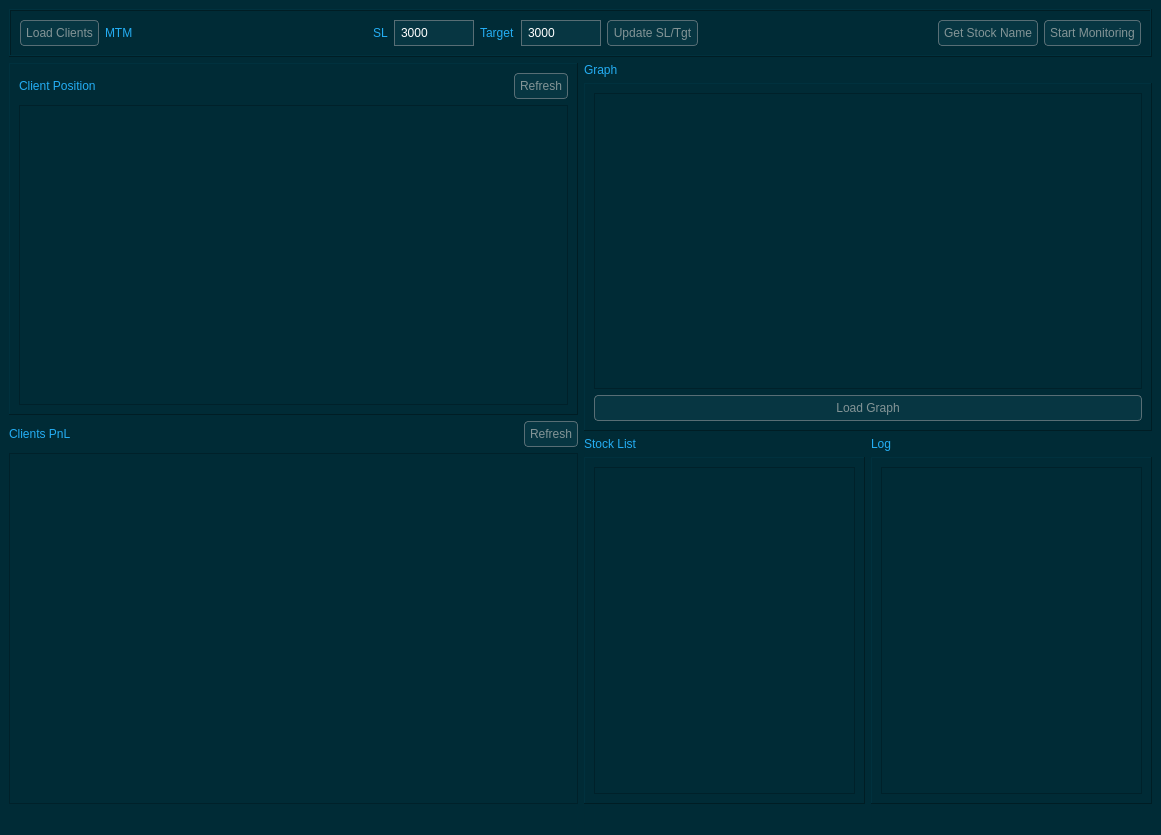
<?xml version="1.0" encoding="UTF-8"?>
<ui version="4.0">
 <class>MainWindow</class>
 <widget class="QMainWindow" name="MainWindow">
  <property name="geometry">
   <rect>
    <x>0</x>
    <y>0</y>
    <width>1161</width>
    <height>835</height>
   </rect>
  </property>
  <property name="windowTitle">
   <string>Intraday Dashboard</string>
  </property>
  <property name="styleSheet">
   <string notr="true">QTableView {
    background-color: #002B36;               /* Solarized base03 - background */
    alternate-background-color: #073642;    /* Solarized base02 - alternating rows */
    gridline-color: #586E75;                 /* Solarized base01 - grid lines */
    color: #839496;                          /* Solarized base0 - text color */
    font: 10pt &quot;Roboto Mono&quot;;                /* Improved font for trading */
}

QTableView QHeaderView::section {
    background-color: #073642;  /* Solarized base02 - header background */
    color: #839496;             /* Solarized base0 - header text */
    padding: 4px;
    border: 1px solid #002B36;  /* Border matching background */
    font: 11pt &quot;Roboto Mono&quot;;   /* Consistent font */
}

/* Generic app styling */
QWidget {
    background-color: #002B36;  /* Solarized base03 - background */
    font: 10pt &quot;Roboto Mono&quot;;   /* Improved readability */
    color: #839496;             /* Solarized base0 - text color */
}

QMainWindow {
    background-color: #002B36;  /* Solarized base03 - background */
    font: 10pt &quot;Roboto Mono&quot;;   /* Improved readability */
    color: #839496;             /* Solarized base0 - text color */
}

QPushButton {
    background-color: #073642;   /* Solarized base02 */
    color: #839496;              /* Solarized base0 */
    border: 1px solid #586E75;   /* Solarized base01 */
    padding: 5px;
    border-radius: 4px;
    font: 10pt &quot;Roboto Mono&quot;;    /* Consistent font */
}

QPushButton:hover {
    background-color: #586E75;   /* Solarized base01 */
    color: #EEE8D5;              /* Solarized base2 - lighter text on hover */
}

/* QLineEdit specific styling */
QLineEdit {
    background-color: #073642;   /* Solarized base02 */
    color: white;                /* White text */
    border: 1px solid #586E75;   /* Solarized base01 */
    padding: 4px;
    font: 10pt &quot;Roboto Mono&quot;;    /* Consistent font */
    selection-background-color: #586E75;  /* Selection highlight */
    selection-color: #EEE8D5;             /* Selection text color */
}

QComboBox, QTextEdit {
    background-color: #073642;   /* Solarized base02 */
    color: #839496;              /* Solarized base0 */
    border: 1px solid #586E75;   /* Solarized base01 */
    padding: 4px;
    font: 10pt &quot;Roboto Mono&quot;;    /* Consistent font */
    selection-background-color: #586E75;  /* Selection highlight */
    selection-color: #EEE8D5;             /* Selection text color */
}

/* QLabel custom styling */
QLabel {
    font: 10pt &quot;Roboto Mono&quot;;    /* Consistent font */
    color: #24adf3;              /* Light blue */
}
</string>
  </property>
  <widget class="QWidget" name="centralwidget">
   <layout class="QVBoxLayout" name="verticalLayout">
    <item>
     <widget class="QFrame" name="TopQFrame">
      <property name="maximumSize">
       <size>
        <width>16777215</width>
        <height>60</height>
       </size>
      </property>
      <property name="frameShape">
       <enum>QFrame::Box</enum>
      </property>
      <property name="frameShadow">
       <enum>QFrame::Raised</enum>
      </property>
      <layout class="QHBoxLayout" name="horizontalLayout">
       <item>
        <widget class="QPushButton" name="LoadClientButton">
         <property name="sizePolicy">
          <sizepolicy hsizetype="Maximum" vsizetype="Maximum">
           <horstretch>0</horstretch>
           <verstretch>0</verstretch>
          </sizepolicy>
         </property>
         <property name="text">
          <string>Load Clients</string>
         </property>
        </widget>
       </item>
       <item>
        <widget class="QLabel" name="MTMShowQLabel">
         <property name="sizePolicy">
          <sizepolicy hsizetype="Maximum" vsizetype="Maximum">
           <horstretch>0</horstretch>
           <verstretch>0</verstretch>
          </sizepolicy>
         </property>
         <property name="text">
          <string>MTM</string>
         </property>
        </widget>
       </item>
       <item>
        <spacer name="horizontalSpacer">
         <property name="orientation">
          <enum>Qt::Horizontal</enum>
         </property>
         <property name="sizeHint" stdset="0">
          <size>
           <width>40</width>
           <height>20</height>
          </size>
         </property>
        </spacer>
       </item>
       <item>
        <widget class="QLabel" name="SLLabel">
         <property name="sizePolicy">
          <sizepolicy hsizetype="Fixed" vsizetype="Preferred">
           <horstretch>0</horstretch>
           <verstretch>0</verstretch>
          </sizepolicy>
         </property>
         <property name="text">
          <string>SL</string>
         </property>
        </widget>
       </item>
       <item>
        <widget class="QLineEdit" name="SLQLine">
         <property name="sizePolicy">
          <sizepolicy hsizetype="Fixed" vsizetype="Fixed">
           <horstretch>0</horstretch>
           <verstretch>0</verstretch>
          </sizepolicy>
         </property>
         <property name="maximumSize">
          <size>
           <width>80</width>
           <height>16777215</height>
          </size>
         </property>
         <property name="text">
          <string>3000</string>
         </property>
        </widget>
       </item>
       <item>
        <widget class="QLabel" name="TargetLabel">
         <property name="sizePolicy">
          <sizepolicy hsizetype="Fixed" vsizetype="Preferred">
           <horstretch>0</horstretch>
           <verstretch>0</verstretch>
          </sizepolicy>
         </property>
         <property name="text">
          <string>Target</string>
         </property>
        </widget>
       </item>
       <item>
        <widget class="QLineEdit" name="TargetQEdit">
         <property name="sizePolicy">
          <sizepolicy hsizetype="Fixed" vsizetype="Fixed">
           <horstretch>0</horstretch>
           <verstretch>0</verstretch>
          </sizepolicy>
         </property>
         <property name="maximumSize">
          <size>
           <width>80</width>
           <height>16777215</height>
          </size>
         </property>
         <property name="text">
          <string>3000</string>
         </property>
        </widget>
       </item>
       <item>
        <widget class="QPushButton" name="UpdateSLTgtPushButton">
         <property name="text">
          <string>Update SL/Tgt</string>
         </property>
        </widget>
       </item>
       <item>
        <spacer name="horizontalSpacer_2">
         <property name="orientation">
          <enum>Qt::Horizontal</enum>
         </property>
         <property name="sizeHint" stdset="0">
          <size>
           <width>40</width>
           <height>20</height>
          </size>
         </property>
        </spacer>
       </item>
       <item>
        <widget class="QPushButton" name="GetStockNameButton">
         <property name="sizePolicy">
          <sizepolicy hsizetype="Maximum" vsizetype="Maximum">
           <horstretch>0</horstretch>
           <verstretch>0</verstretch>
          </sizepolicy>
         </property>
         <property name="text">
          <string>Get Stock Name</string>
         </property>
        </widget>
       </item>
       <item>
        <widget class="QPushButton" name="StartMonitoringButton">
         <property name="sizePolicy">
          <sizepolicy hsizetype="Maximum" vsizetype="Maximum">
           <horstretch>0</horstretch>
           <verstretch>0</verstretch>
          </sizepolicy>
         </property>
         <property name="text">
          <string>Start Monitoring</string>
         </property>
        </widget>
       </item>
      </layout>
     </widget>
    </item>
    <item>
     <layout class="QHBoxLayout" name="horizontalLayout_2">
      <item>
       <layout class="QVBoxLayout" name="verticalLayout_2">
        <item>
         <widget class="QFrame" name="PositionQframe">
          <property name="sizePolicy">
           <sizepolicy hsizetype="Expanding" vsizetype="Expanding">
            <horstretch>0</horstretch>
            <verstretch>0</verstretch>
           </sizepolicy>
          </property>
          <property name="frameShape">
           <enum>QFrame::Panel</enum>
          </property>
          <property name="frameShadow">
           <enum>QFrame::Raised</enum>
          </property>
          <layout class="QVBoxLayout" name="verticalLayout_4">
           <item>
            <layout class="QHBoxLayout" name="horizontalLayout_3">
             <item>
              <widget class="QLabel" name="ClientPositionQLabel">
               <property name="text">
                <string>Client Position</string>
               </property>
              </widget>
             </item>
             <item>
              <spacer name="horizontalSpacer_3">
               <property name="orientation">
                <enum>Qt::Horizontal</enum>
               </property>
               <property name="sizeHint" stdset="0">
                <size>
                 <width>40</width>
                 <height>20</height>
                </size>
               </property>
              </spacer>
             </item>
             <item>
              <widget class="QPushButton" name="PositionRefreshPushButton">
               <property name="text">
                <string>Refresh</string>
               </property>
              </widget>
             </item>
            </layout>
           </item>
           <item>
            <widget class="QTableWidget" name="PositionTable"/>
           </item>
          </layout>
         </widget>
        </item>
        <item>
         <layout class="QHBoxLayout" name="horizontalLayout_6">
          <item>
           <widget class="QLabel" name="ClientPnLQLabel">
            <property name="sizePolicy">
             <sizepolicy hsizetype="Fixed" vsizetype="Fixed">
              <horstretch>0</horstretch>
              <verstretch>0</verstretch>
             </sizepolicy>
            </property>
            <property name="text">
             <string>Clients PnL</string>
            </property>
           </widget>
          </item>
          <item>
           <spacer name="horizontalSpacer_4">
            <property name="orientation">
             <enum>Qt::Horizontal</enum>
            </property>
            <property name="sizeHint" stdset="0">
             <size>
              <width>40</width>
              <height>20</height>
             </size>
            </property>
           </spacer>
          </item>
          <item>
           <widget class="QPushButton" name="AllClientsRefreshPushButton">
            <property name="sizePolicy">
             <sizepolicy hsizetype="Fixed" vsizetype="Fixed">
              <horstretch>0</horstretch>
              <verstretch>0</verstretch>
             </sizepolicy>
            </property>
            <property name="text">
             <string>Refresh</string>
            </property>
           </widget>
          </item>
         </layout>
        </item>
        <item>
         <widget class="QTableWidget" name="ClientPositionTable">
          <property name="sizePolicy">
           <sizepolicy hsizetype="Expanding" vsizetype="Expanding">
            <horstretch>0</horstretch>
            <verstretch>0</verstretch>
           </sizepolicy>
          </property>
         </widget>
        </item>
       </layout>
      </item>
      <item>
       <layout class="QVBoxLayout" name="verticalLayout_3">
        <item>
         <widget class="QLabel" name="GraphQLabel">
          <property name="text">
           <string>Graph</string>
          </property>
         </widget>
        </item>
        <item>
         <widget class="QFrame" name="GraphFrame">
          <property name="sizePolicy">
           <sizepolicy hsizetype="Expanding" vsizetype="Expanding">
            <horstretch>0</horstretch>
            <verstretch>0</verstretch>
           </sizepolicy>
          </property>
          <property name="frameShape">
           <enum>QFrame::Panel</enum>
          </property>
          <property name="frameShadow">
           <enum>QFrame::Raised</enum>
          </property>
          <layout class="QVBoxLayout" name="verticalLayout_5">
           <item>
            <widget class="QGraphicsView" name="HLOCGraphView">
             <property name="sizePolicy">
              <sizepolicy hsizetype="Expanding" vsizetype="Expanding">
               <horstretch>0</horstretch>
               <verstretch>0</verstretch>
              </sizepolicy>
             </property>
            </widget>
           </item>
           <item>
            <widget class="QPushButton" name="LoadGraphButton">
             <property name="text">
              <string>Load Graph</string>
             </property>
            </widget>
           </item>
          </layout>
         </widget>
        </item>
        <item>
         <layout class="QHBoxLayout" name="horizontalLayout_4">
          <item>
           <widget class="QLabel" name="label_2">
            <property name="text">
             <string>Stock List</string>
            </property>
           </widget>
          </item>
          <item>
           <widget class="QLabel" name="label_3">
            <property name="text">
             <string>Log</string>
            </property>
           </widget>
          </item>
         </layout>
        </item>
        <item>
         <layout class="QHBoxLayout" name="horizontalLayout_5">
          <item>
           <widget class="QFrame" name="StockListQFrame">
            <property name="sizePolicy">
             <sizepolicy hsizetype="Expanding" vsizetype="Expanding">
              <horstretch>0</horstretch>
              <verstretch>0</verstretch>
             </sizepolicy>
            </property>
            <property name="frameShape">
             <enum>QFrame::Panel</enum>
            </property>
            <property name="frameShadow">
             <enum>QFrame::Raised</enum>
            </property>
            <layout class="QVBoxLayout" name="verticalLayout_6">
             <item>
              <widget class="QTableView" name="StockNameTableView">
               <property name="sizePolicy">
                <sizepolicy hsizetype="Expanding" vsizetype="Expanding">
                 <horstretch>0</horstretch>
                 <verstretch>0</verstretch>
                </sizepolicy>
               </property>
               <property name="mouseTracking">
                <bool>true</bool>
               </property>
               <property name="alternatingRowColors">
                <bool>true</bool>
               </property>
               <property name="sortingEnabled">
                <bool>true</bool>
               </property>
              </widget>
             </item>
            </layout>
           </widget>
          </item>
          <item>
           <widget class="QFrame" name="LogQFrame">
            <property name="sizePolicy">
             <sizepolicy hsizetype="Expanding" vsizetype="Expanding">
              <horstretch>0</horstretch>
              <verstretch>0</verstretch>
             </sizepolicy>
            </property>
            <property name="frameShape">
             <enum>QFrame::Panel</enum>
            </property>
            <property name="frameShadow">
             <enum>QFrame::Raised</enum>
            </property>
            <layout class="QVBoxLayout" name="verticalLayout_7">
             <item>
              <widget class="QPlainTextEdit" name="LogTextEdit">
               <property name="sizePolicy">
                <sizepolicy hsizetype="Expanding" vsizetype="Expanding">
                 <horstretch>0</horstretch>
                 <verstretch>0</verstretch>
                </sizepolicy>
               </property>
              </widget>
             </item>
            </layout>
           </widget>
          </item>
         </layout>
        </item>
       </layout>
      </item>
     </layout>
    </item>
   </layout>
  </widget>
  <widget class="QMenuBar" name="menubar">
   <property name="geometry">
    <rect>
     <x>0</x>
     <y>0</y>
     <width>1161</width>
     <height>23</height>
    </rect>
   </property>
  </widget>
  <widget class="QStatusBar" name="statusbar"/>
 </widget>
 <resources/>
 <connections/>
</ui>
